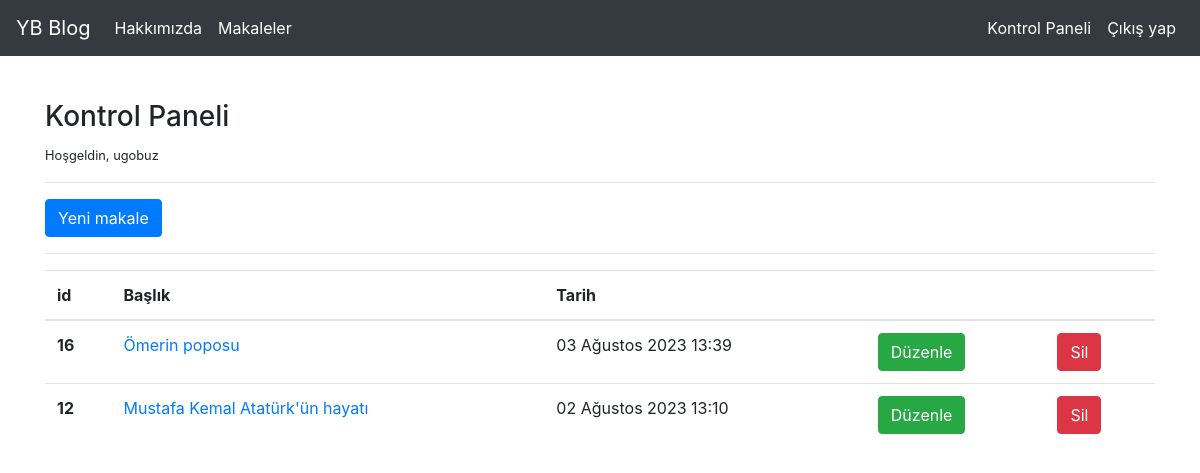
Screenshot of /articles/dashboard/ (signed in) with the database file from the repository.
### article/models.py (models this page shows, shortened)
class Article(models.Model):
    author = models.ForeignKey("auth.User", on_delete = models.CASCADE, verbose_name="Yazar")
    title = models.CharField(max_length = 50, verbose_name="Başlık")
    content = RichTextField(verbose_name="İçerik")
    created_date = models.DateTimeField(auto_now_add=True, verbose_name="Tarih")
    article_image = models.FileField(null = True, blank = True, verbose_name="Makaleye fotoğraf ekleyin")
    class Meta:
        ordering = ['-created_date']

### article/views.py (the view)
# urls.py: path('dashboard/', views.dashboard, name = "dashboard"),
@login_required(login_url = "user:login")
def dashboard(request):
    articles = Article.objects.filter(author = request.user)
    return render(request, "dashboard.html", {"articles": articles})

### templates/dashboard.html
{% extends "layout.html" %}
{% block body %}
<h3>Kontrol Paneli</h3>
<p>
    <small>Hoşgeldin, {{request.user.username}}</small>
</p>
<hr>
<a class = "btn btn-primary" href = "{% url 'article:create' %}">Yeni makale</a>
<hr>
{% if articles %}
<table class="table">
    <thead>
      <tr>
        <th scope="col">id</th>
        <th scope="col">Başlık</th>
        <th scope="col">Tarih</th>
        <th scope="col"></th>
        <th scope="col"></th>
      </tr>
    </thead>
    <tbody>
      {% for article in articles %}
        <tr>
            <th scope="row">{{ article.id }}</th>
            <td><a href="{% url 'article:detail' article.id %}">{{ article.title }}</a></td>
            <td>{{ article.created_date }}</td>
            <td><a href="{% url 'article:edit' article.id %}" class="btn btn-success">Düzenle</a></td>
            <td><a href="{% url 'article:deleteArticle' article.id %}" class="btn btn-danger">Sil</a></td>
        </tr>
      {% endfor %}
    </tbody>
  </table>
{% else %}
    <div class = "alert alert-danger"> Henüz makaleniz bulunmuyor.</div>
{% endif %}
{% endblock %}

### rows the page displays
Article: id "16", title "Ömerin poposu", created_date "03 Ağustos 2023 13:39"
Article: id "12", title "Mustafa Kemal Atatürk'ün hayatı", created_date "02 Ağustos 2023 13:10"

### other values shown
{{ request.user.username }} "ugobuz"
